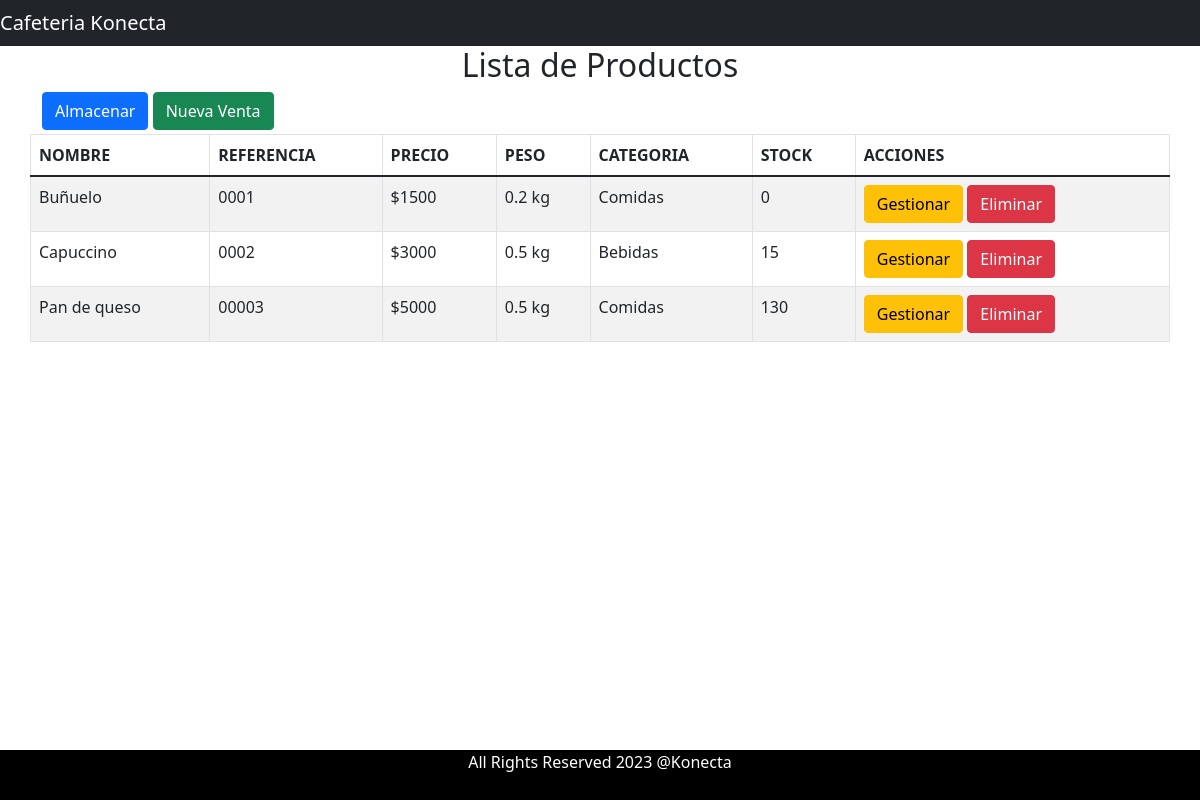
The app's page /view/index.php with its own data.
### tables this page shows
CREATE TABLE `producto` (
  `id` int(11) NOT NULL,
  `nombre` varchar(255) NOT NULL,
  `referencia` varchar(255) NOT NULL,
  `precio` double NOT NULL,
  `peso` double NOT NULL,
  `categoria` varchar(255) NOT NULL,
  `stock` int(11) NOT NULL,
  `createAt` date NOT NULL,
  `updateAt` date DEFAULT NULL
);

### controller/ProductoController.php (called while the page is built, shortened)
<?php
require_once '../model/Producto.php';
class ProductoController {
    function getAll() {
        $producto = new Producto(NULL, NULL, NULL, NULL, NULL, NULL);
        return $producto->findAll();
    }
}
        ?>

### db/Connect.php (called while the page is built, shortened)
<?php
class Connect {
    private $host;
    private $db;
    private $user;
    private $password;
    private $charset;
    public function __construct() {
        $this->host = SERVIDOR;
        $this->db = NAMEDB;
        $this->user = USER;
        $this->password = PASSWORD;
        $this->charset = CHARSET;
    }
    function onConnect() {
        try {
            $conexion = "mysql:host=" . $this->host . ";dbname=" . $this->db . ";charset=" . $this->charset;
            $options = [
                PDO::ATTR_ERRMODE => PDO::ERRMODE_EXCEPTION,
                PDO::ATTR_EMULATE_PREPARES => FALSE,
                PDO::ATTR_PERSISTENT => TRUE
            ];
            $pdo = new PDO($conexion, $this->user, $this->password, $options);
            return $pdo;
        } catch (PDOException $e) {
            ?>
            <script>alert('Error to Connected');</script>
            <?php
        }
    }
}
?>

### model/Producto.php (called while the page is built, shortened)
<?php
require_once '../db/Connect.php';
class Producto {
    private $conexionDB;
    public function __construct($nombre, $referencia, $precio, $peso, $categoria, $stock) {
        $this->conexionDB = new Connect();
    }
    public function __destruct() {
        $this->conexionDB = NULL;
    }
    public function findAll() {
        $sql = "SELECT * FROM PRODUCTO";
        $query = $this->conexionDB->onConnect()->prepare($sql);
        $query->execute();
        return $query->fetchAll(PDO::FETCH_ASSOC);
    }
}

### view/index.php (the view, shortened to what this page needs)
<?php
include '../controller/ProductoController.php';
?>
<!DOCTYPE html>
<html>
    <head>
        <link rel="stylesheet" href="../assets/css/style.css" >
        <link href="https://cdn.jsdelivr.net/npm/bootstrap@5.1.3/dist/css/bootstrap.min.css" rel="stylesheet">
    </head>
    <body>
        <header>
            <nav class="navbar navbar-dark bg-dark">
                <div>
                    <a class="navbar-brand" href="#">Cafeteria Konecta</a>
                </div>
            </nav>
        </header>
        <div class="container">
            <?php
            $productoController = new ProductoController();
            $data = $productoController->getAll();
            ?>
            <h2 class='text-center'>Lista de Productos</h2>
            <a href="ModuloProducto.php?id=0" class='btn btn-primary mb-1'>Almacenar</a>
            <a href="ModuloVenta.php?id=0" class='btn btn-success mb-1'>Nueva Venta</a>
            <div class='row'>
                <table class='table table-striped table-bordered'>
                    <thead>
                        <tr>
                            <th>NOMBRE</th>
                            <th>REFERENCIA</th>
                            <th>PRECIO</th>
                            <th>PESO</th>
                            <th>CATEGORIA</th>
                            <th>STOCK</th>
                            <th>ACCIONES</th>
                        </tr>
                    </thead>
                    <tbody>
                        <?php foreach ($data as $key => $value) { ?>
                            <tr>
                                <td><?php echo $value['nombre']; ?></td>
                                <td><?php echo $value['referencia']; ?></td>
                                <td>$<?php echo $value['precio']; ?></td>
                                <td><?php echo $value['peso']; ?> kg</td>
                                <td><?php echo $value['categoria']; ?></td>
                                <td><?php echo $value['stock']; ?></td>
                                <td>
                                    <a href="../controller/ProductoController.php?updateId=<?php echo $value['id'] ?>" class="btn btn-warning">Gestionar</a>
                                    <a onclick="return confirmar()" href="../controller/ProductoController.php?deleteId=<?php echo $value['id'] ?>" class="btn btn-danger">Eliminar</a>
                                </td>
                            </tr>
                        <?php } ?>
                    </tbody>
                </table>
            </div>
        </div>
        <footer class="footer">
            <span>All Rights Reserved 2023 @Konecta</span>
        </footer>
    </body>
</html>

### assets/css/style.css (style rules this page uses)
.footer { position: absolute; color: white; background-color: black; bottom: 0; width: 100%; height: 50px; text-align: center; }

### records on screen
producto: nombre "Buñuelo", referencia "0001", precio "1500", peso "0.2", categoria "Comidas", stock "0"
producto: nombre "Capuccino", referencia "0002", precio "3000", peso "0.5", categoria "Bebidas", stock "15"
producto: nombre "Pan de queso", referencia "00003", precio "5000", peso "0.5", categoria "Comidas", stock "130"
